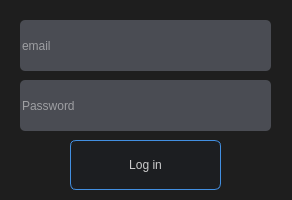
<?xml version="1.0" encoding="UTF-8"?>
<ui version="4.0">
 <class>MainWindow</class>
 <widget class="QMainWindow" name="MainWindow">
  <property name="geometry">
   <rect>
    <x>0</x>
    <y>0</y>
    <width>292</width>
    <height>200</height>
   </rect>
  </property>
  <property name="sizePolicy">
   <sizepolicy hsizetype="Fixed" vsizetype="Fixed">
    <horstretch>0</horstretch>
    <verstretch>0</verstretch>
   </sizepolicy>
  </property>
  <property name="minimumSize">
   <size>
    <width>292</width>
    <height>200</height>
   </size>
  </property>
  <property name="maximumSize">
   <size>
    <width>292</width>
    <height>200</height>
   </size>
  </property>
  <property name="focusPolicy">
   <enum>Qt::NoFocus</enum>
  </property>
  <property name="contextMenuPolicy">
   <enum>Qt::NoContextMenu</enum>
  </property>
  <property name="windowTitle">
   <string>Log in</string>
  </property>
  <property name="windowOpacity">
   <double>0.980000000000000</double>
  </property>
  <property name="styleSheet">
   <string notr="true">QWidget{
	background-color: rgb(30, 30, 30);
}
</string>
  </property>
  <property name="dockOptions">
   <set>QMainWindow::AllowTabbedDocks|QMainWindow::AnimatedDocks</set>
  </property>
  <widget class="QWidget" name="centralwidget">
   <widget class="QPushButton" name="login_button">
    <property name="enabled">
     <bool>true</bool>
    </property>
    <property name="geometry">
     <rect>
      <x>70</x>
      <y>140</y>
      <width>151</width>
      <height>50</height>
     </rect>
    </property>
    <property name="minimumSize">
     <size>
      <width>0</width>
      <height>50</height>
     </size>
    </property>
    <property name="styleSheet">
     <string notr="true">QPushButton {
	color: rgb(204, 204, 204);
	border-width: 1px;
	border-radius:6px;
	border-style: solid;
	background-color: rgb(28, 30, 33);
	border-color: rgb(66, 143, 225);
}
QPushButton:hover{
	border-width: 2px;
}
QPushButton:pressed{
	background-color: rgb(50, 60, 63);
}
QPushButton:disabled{
	border-width: 0px;
	background-color: rgb(92, 99, 109);
}</string>
    </property>
    <property name="text">
     <string>Log in</string>
    </property>
   </widget>
   <widget class="QLineEdit" name="email_box">
    <property name="geometry">
     <rect>
      <x>20</x>
      <y>20</y>
      <width>251</width>
      <height>51</height>
     </rect>
    </property>
    <property name="styleSheet">
     <string notr="true">background-color: rgb(74, 76, 83);
border-radius: 5px;	
color: rgb(242, 242, 242);</string>
    </property>
    <property name="placeholderText">
     <string>email</string>
    </property>
   </widget>
   <widget class="QLineEdit" name="password_box">
    <property name="geometry">
     <rect>
      <x>20</x>
      <y>80</y>
      <width>251</width>
      <height>51</height>
     </rect>
    </property>
    <property name="styleSheet">
     <string notr="true">background-color: rgb(74, 76, 83);
border-radius: 5px;	
color: rgb(242, 242, 242);</string>
    </property>
    <property name="inputMask">
     <string/>
    </property>
    <property name="echoMode">
     <enum>QLineEdit::PasswordEchoOnEdit</enum>
    </property>
    <property name="placeholderText">
     <string>Password</string>
    </property>
   </widget>
  </widget>
 </widget>
 <resources/>
 <connections/>
</ui>
